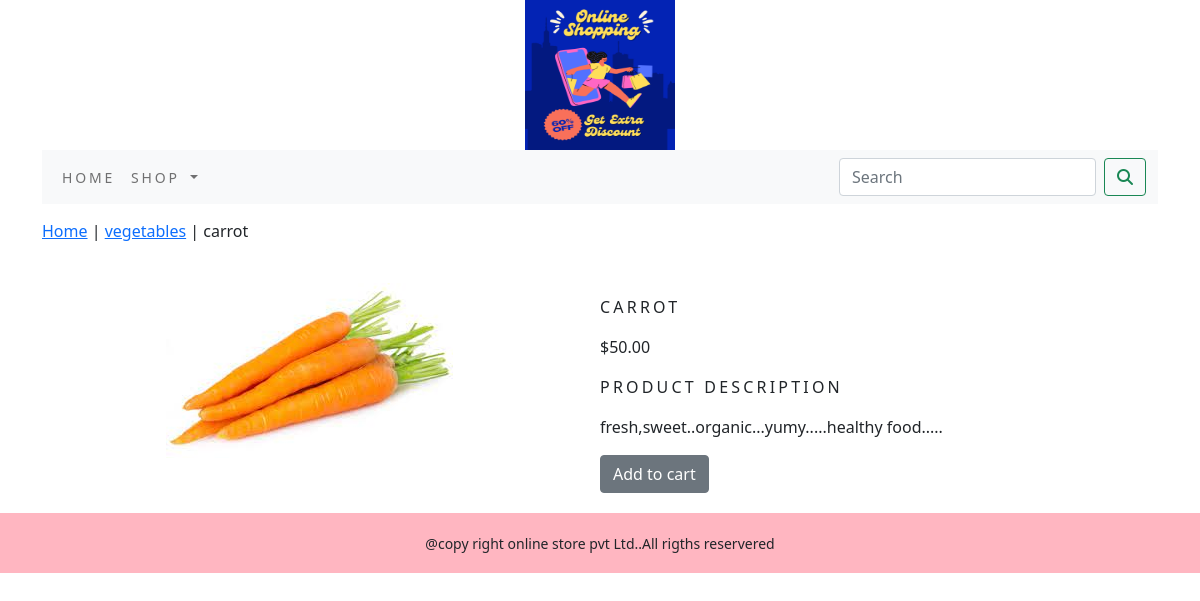
The app's page /ecommerceapp/vegetables/carrot/ with its own data.
### ecommerceapp/models.py (models this page shows, shortened)
class Product(models.Model):
    name = models.CharField(max_length=250, unique=True)
    slug = models.SlugField(max_length=250, unique=True)
    description = models.TextField(blank=True)
    price = models.DecimalField(max_digits=10, decimal_places=2)
    category = models.ForeignKey(Category, on_delete=models.CASCADE)
    image = models.ImageField(upload_to='product', blank=True)
    stock = models.IntegerField()
    available = models.BooleanField(default=True)
    created = models.DateTimeField(auto_now_add=True)
    updated = models.DateTimeField(auto_now=True)
    class Meta:
        ordering = ('name',)
        verbose_name = 'product'
        verbose_name_plural = 'products'

class Category(models.Model):
    name = models.CharField(max_length=250, unique=True)
    slug = models.SlugField(max_length=250, unique=True)
    description = models.TextField(blank=True)
    image = models.ImageField(upload_to='category', blank=True)
    class Meta:
        ordering = ('name',)
        verbose_name = 'Category'
        verbose_name_plural = 'categories'
    def get_url(self):
        return reverse('ecommerceapp:products_by_category',args=[self.slug])
    def __str__(self):
        return '{}'.format(self.name)

### ecommerceapp/views.py (the view)
# urls.py: path('<slug:c_slug>/<slug:product_slug>/',views.proDetail,name='prodCatdetail')
def proDetail(request,c_slug,product_slug):
    try:
        product=Product.objects.get(category__slug=c_slug,slug=product_slug)
    except Exception as e:
        raise e
    return render(request,'product.html',{'product':product})

### cart/context_processors.py (called while the page is built)
def counter(request):
    item_count=0
    if 'admin' in request.path:
        return {}
    else:
        try:
            cart=Cart.objects.filter(cart_id=_cart_id(request))
            cart_items= CartItem.objects.all().filter(cart=cart[:1])
            for cart_item in cart_items:
                item_count+= cart_item.quantity
        except Cart.DoesNotExists:
            item_count=0
    return dict(item_count=item_count)

### cart/views.py (called while the page is built)
def _cart_id(request):
    cart=request.session.session_key
    if not cart:
        cart=request.session.create()
    return cart

### ecommerceapp/context_processors.py (called while the page is built)
def menu_links(request):
    links=Category.objects.all()
    return dict(links=links)

### templates/product.html (shortened to what this page needs)
{% extends 'base.html' %}
{% load static %}
{% block content %}
<div class="row my_prod-row-class">
    <div class="mx_auto">
        <p> <a href="{% url 'ecommerceapp:allProdCat' %}">Home</a> | <a href="{{product.category.get_url}}">{{product.category}}</a> | {{product.name}} </p>
    </div>
<div class="container"></div>
<br>
<div class="row">
    <div class="col-12 col-sm-12 col-md-12 col-lg-6 text-center">
        <div style="min-width:18rem;">
            <img src="{{product.image.url}}"  alt="{{product.name}}">
        </div>
    </div>
        <div class="col-12 col-sm-12 col-md-12 col-lg-6">
            <div>
            <h1 class="my_prod_title">{{product.name}}</h1>
            <p>${{product.price}}</p>
            <p class="my_title">Product Description</p>
            <p class="text-justify my_prod_text">{{product.description}}</p>
            {% if product.stock <= 0 %}
            <p class="text-justify my_prod_text"><b>OUT OF STOCK</b></p>
            {% else %}
            <a class="btn btn-secondary" href="{% url 'cart:add_cart' product.id %}">Add to cart</a>
            {% endif %}
        </div>
    </div>
</div>
    </div>
</div>
{% endblock %}

### static/css/custom.css (style rules this page uses)
body { font-family: 'Roboto', sans-serif; }
.my_title { font-size : 16px; text-transform : uppercase; letter-spacing : .2em; }
.my_prod-row-class { padding-top:15px; padding-bottom:20px; }
.my_prod_title { font-size:16px; text-transform:uppercase; letter-spacing:.2em; padding-top:15px; padding-bottom:10px; }
.my_prod_text { padding-right:20px; }

### records on screen
Product: category "vegetables", name "carrot", image (picture), name "CARROT", price "50.00", description "fresh,sweet..organic...yumy.....healthy food....."
